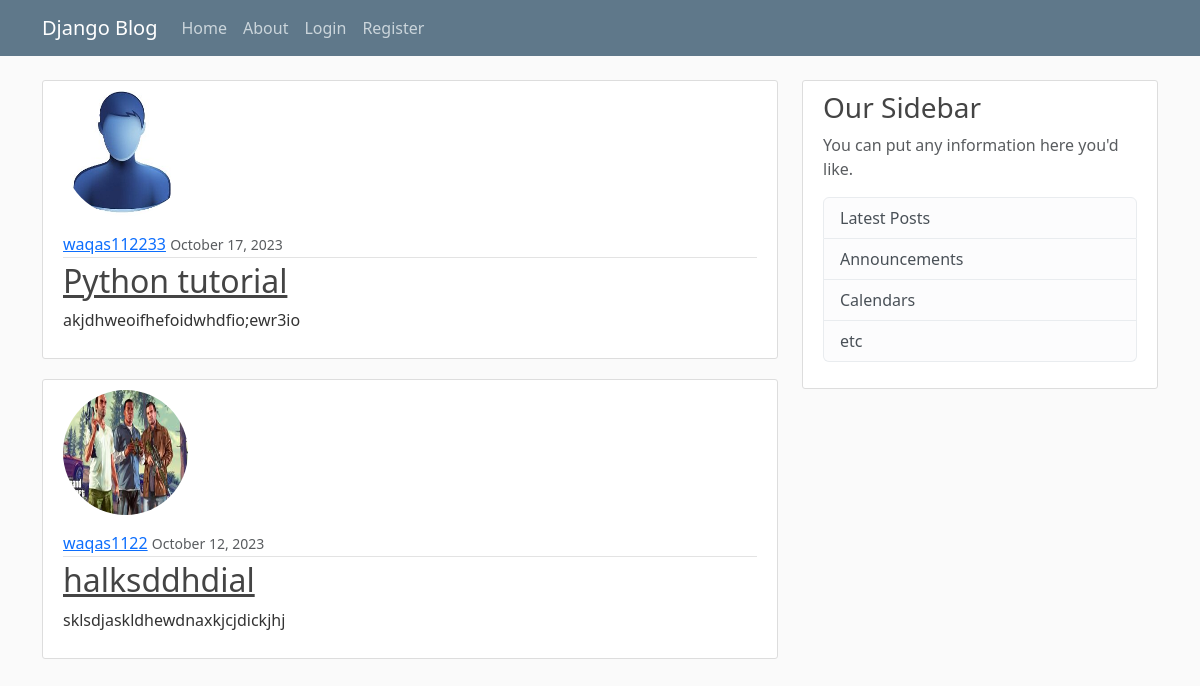
The page / on the database its author committed.
### blog/models.py (models this page shows, shortened)
class Post(models.Model):
    title=models.CharField(max_length=100)
    content=models.TextField()
    date_posted=models.DateTimeField(default=timezone.now)
    author=models.ForeignKey(User, on_delete=models.CASCADE)# CASCADE it will add forword relation means that if post is deleted then it will not delete the user from User table

### users/models.py (models this page shows, shortened)
class profile(models.Model):
    user=models.OneToOneField(User, on_delete=models.CASCADE)
    image=models.ImageField(default='default.jpg',upload_to='profile_pics')

### blog/views.py (the view)
# urls.py: path('', PostListView.as_view(), name='Blog-home'),
class PostListView(ListView):
    model=Post
    template_name='blog/home.html' #<app>/<model>_<viewtype>.html
    context_object_name='Posts'
    ordering=['-date_posted']
    paginate_by=5

### blog/templates/blog/home.html (shortened to what this page needs)
{% extends "blog/base.html" %}
{% block content %}
    {% for post in Posts %}
    <article class="media content-section">
        <img class="rounded-circle account-img" src="{{post.author.profile.image.url}}">
            <div class="media-body">
                <div class="article-metadata">
                    <a class="mr-2" href="{% url 'user-posts' post.author.username%}">{{ post.author }}</a>
                    <small class="text-muted">{{ post.date_posted|date:"  F d, Y" }}</small>
                </div>
                <h2><a class="article-title" href="{% url 'post-detail' post.id%}">{{ post.title }}</a></h2>
                <p class="article-content">{{ post.content }}</p>
            </div>
    </article>
    {% endfor %}
{% endblock content %}

### blog/templates/blog/base.html (shortened to what this page needs)
{% load static %}
<!DOCTYPE html>
<html lang="en">
<head>
    <link href="https://cdn.jsdelivr.net/npm/bootstrap@5.3.2/dist/css/bootstrap.min.css" rel="stylesheet">
    <link rel="stylesheet" href="{% static 'blog/main.css'%}">
</head>
<body>
    <header class="site-header">
        <nav class="navbar navbar-expand-md navbar-dark bg-steel fixed-top">
            <div class="container">
                <a class="navbar-brand mr-4" href="{% url 'Blog-home' %}">Django Blog</a>
              <div class="collapse navbar-collapse" id="navbarToggle">
                <div class="navbar-nav mr-auto">
                  <a class="nav-item nav-link" href="{% url 'Blog-home' %}">Home</a>
                  <a class="nav-item nav-link" href="{% url 'Blog-about' %}">About</a>
                </div>
                <div class="navbar-nav justify-content-end">
                  {% if user.is_authenticated %}
                    <a class="nav-item nav-link" href="{% url 'post-create' %}">New Post</a>
                    <a class="nav-item nav-link" href="{% url 'profile' %}">Profile</a>
                    <a class="nav-item nav-link" href="{% url 'logout' %}">Logout</a>
                  {% else %}
                    <a class="nav-item nav-link" href="{% url 'login' %}">Login</a>
                    <a class="nav-item nav-link" href="{% url 'register' %}">Register</a>
                  {% endif %}
                </div>
              </div>
            </div>
        </nav>
    </header>
    <main role="main" class="container">
        <div class="row">
          <div class="col-md-8">
            {% block content %}{% endblock %}
          </div>
          <div class="col-md-4">
            <div class="content-section">
                <h3>Our Sidebar</h3>
                <p class='text-muted'>You can put any information here you'd like.
                    <ul class="list-group">
                    <li class="list-group-item list-group-item-light">Latest Posts</li>
                    <li class="list-group-item list-group-item-light">Announcements</li>
                    <li class="list-group-item list-group-item-light">Calendars</li>
                    <li class="list-group-item list-group-item-light">etc</li>
                    </ul>
                </p>
            </div>
            </div>
        </div>
    </main>
</body>
</html>

### blog/static/blog/main.css (style rules this page uses)
body { background: #fafafa; color: #333333; margin-top: 5rem; }
h1, h2, h3, h4, h5, h6 { color: #444444; }
.bg-steel { background-color: #5f788a; }
.site-header .navbar-nav .nav-link { color: #cbd5db; }
.content-section { background: #ffffff; padding: 10px 20px; border: 1px solid #dddddd; border-radius: 3px; margin-bottom: 20px; }
.article-title { color: #444444; }
.article-content { white-space: pre-line; }
.article-metadata { padding-bottom: 1px; margin-bottom: 4px; border-bottom: 1px solid #e3e3e3 }
.account-img { height: 125px; width: 125px; margin-right: 20px; margin-bottom: 16px; }

### rows shown on the page
Post: author.profile.image (placeholder picture), author "waqas112233", date_posted "October 17, 2023", title "Python tutorial", content "akjdhweoifhefoidwhdfio;ewr3io"
Post: author.profile.image (picture), author "waqas1122", date_posted "October 12, 2023", title "halksddhdial", content "sklsdjaskldhewdnaxkjcjdickjhj"
